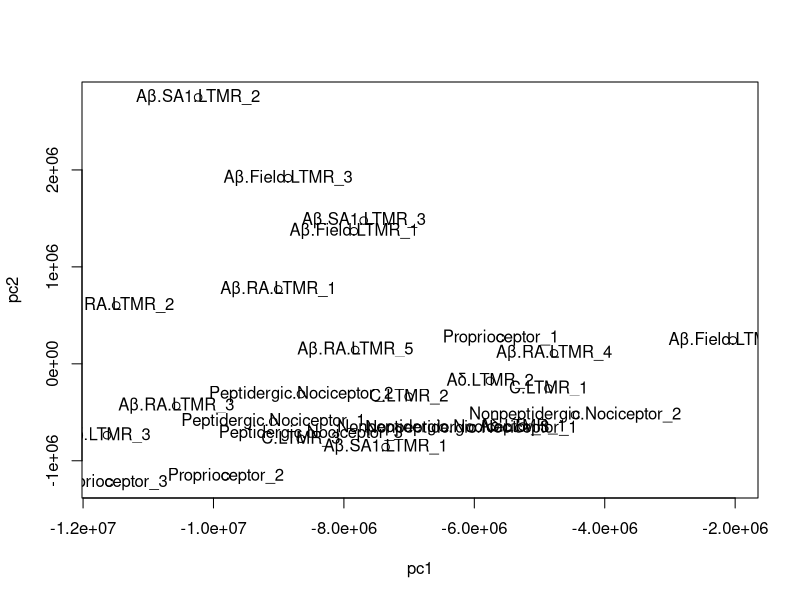
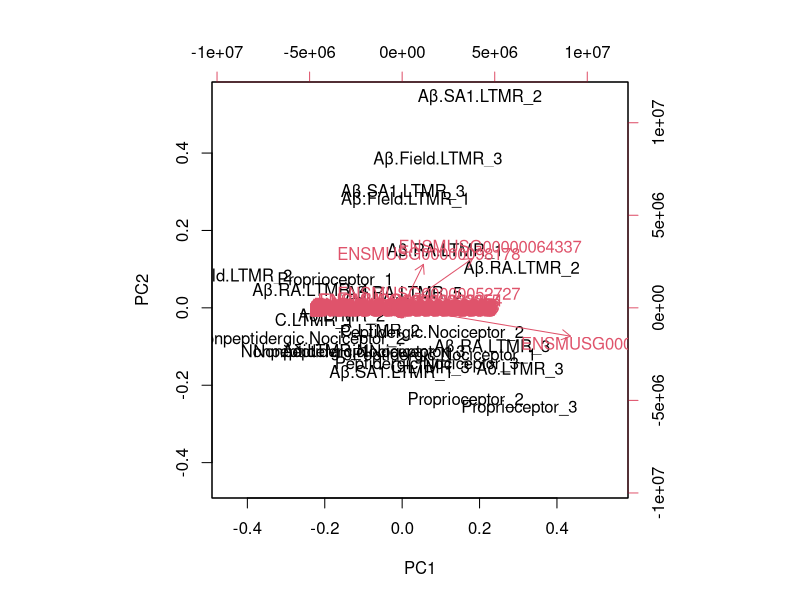

Write R code to recreate these figures, in order.
data <- read.csv('./data/GSE131230_counts_official.csv')

row.names(data)<-data[,1]
data <- data[-1]
dataSvd <- svd(t(data))

dataPCA <- prcomp(data)

pc1 = dataSvd$d[1]*dataSvd$u[,1]
pc2 = dataSvd$d[2]*dataSvd$u[,2]

dc1 = dataSvd$d[1] * dataSvd$v[,1]
dc2 = dataSvd$d[2] * dataSvd$v[,2]


plot(pc1,pc2)

text(pc1,pc2, colnames(data))

pcaData <- prcomp(t(data))

biplot(pcaData)